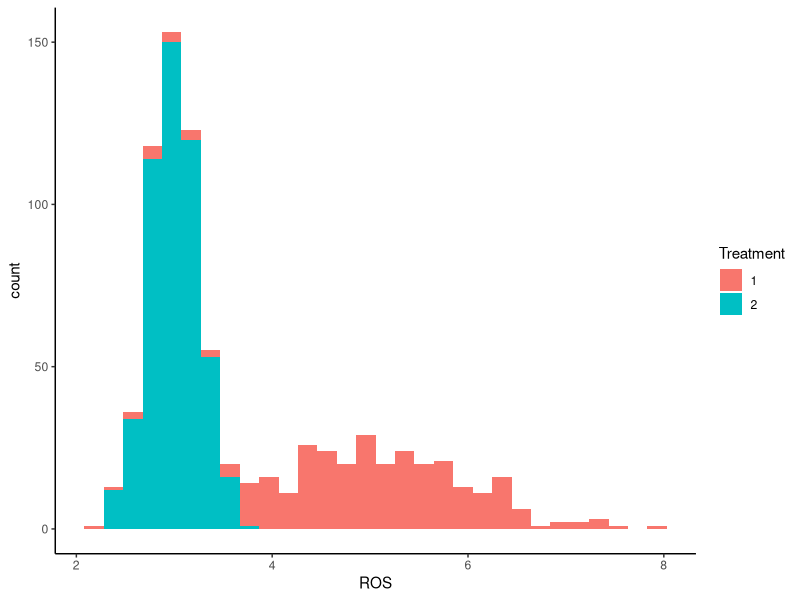

Reproduce this figure in R.
library(dplyr)
library(ggplot2)

# sample the two groups
tt_group_1 <- rnorm(300,5,1)

tt_group_2 <- rnorm(500,3,0.25)

# Bind them in a df
tt_g_df <- data.frame(ROS = tt_group_1,
                      group = 1) %>%
  rbind(data.frame(ROS = tt_group_2,
                   group = 2))

# Histogram of the two groups
tt_hist_plot <- ggplot(tt_g_df) +
  geom_histogram(aes(x = ROS,
                     fill = as.factor(group))) +
  labs(fill = "Treatment") +
  theme_classic()

print(tt_hist_plot)